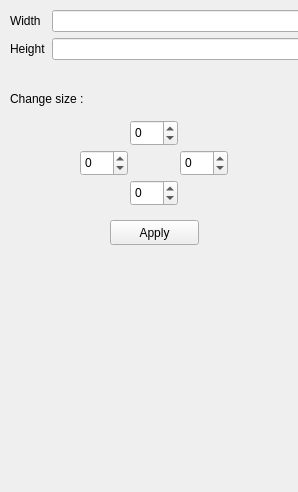
<?xml version="1.0" encoding="UTF-8"?>
<ui version="4.0">
 <class>MapPropsComponent</class>
 <widget class="QWidget" name="MapPropsComponent">
  <property name="geometry">
   <rect>
    <x>0</x>
    <y>0</y>
    <width>298</width>
    <height>492</height>
   </rect>
  </property>
  <property name="windowTitle">
   <string>Form</string>
  </property>
  <widget class="QSpinBox" name="spinBoxMapSizeBottom">
   <property name="geometry">
    <rect>
     <x>130</x>
     <y>180</y>
     <width>48</width>
     <height>26</height>
    </rect>
   </property>
   <property name="minimum">
    <number>-100</number>
   </property>
   <property name="maximum">
    <number>100</number>
   </property>
  </widget>
  <widget class="QPushButton" name="pushButtonApplySizeChange">
   <property name="geometry">
    <rect>
     <x>110</x>
     <y>220</y>
     <width>89</width>
     <height>25</height>
    </rect>
   </property>
   <property name="text">
    <string>Apply</string>
   </property>
  </widget>
  <widget class="QSpinBox" name="spinBoxMapSizeTop">
   <property name="geometry">
    <rect>
     <x>130</x>
     <y>120</y>
     <width>48</width>
     <height>26</height>
    </rect>
   </property>
   <property name="minimum">
    <number>-100</number>
   </property>
   <property name="maximum">
    <number>100</number>
   </property>
  </widget>
  <widget class="QLabel" name="label_9">
   <property name="geometry">
    <rect>
     <x>10</x>
     <y>90</y>
     <width>101</width>
     <height>17</height>
    </rect>
   </property>
   <property name="text">
    <string>Change size :</string>
   </property>
  </widget>
  <widget class="QSpinBox" name="spinBoxMapSizeLeft">
   <property name="geometry">
    <rect>
     <x>80</x>
     <y>150</y>
     <width>48</width>
     <height>26</height>
    </rect>
   </property>
   <property name="minimum">
    <number>-100</number>
   </property>
   <property name="maximum">
    <number>100</number>
   </property>
  </widget>
  <widget class="QWidget" name="formLayoutWidget">
   <property name="geometry">
    <rect>
     <x>10</x>
     <y>10</y>
     <width>301</width>
     <height>80</height>
    </rect>
   </property>
   <layout class="QFormLayout" name="formLayout">
    <item row="0" column="0">
     <widget class="QLabel" name="label">
      <property name="text">
       <string>Width</string>
      </property>
     </widget>
    </item>
    <item row="0" column="1">
     <widget class="QLineEdit" name="lineEditMapWidth">
      <property name="sizePolicy">
       <sizepolicy hsizetype="Preferred" vsizetype="Fixed">
        <horstretch>0</horstretch>
        <verstretch>0</verstretch>
       </sizepolicy>
      </property>
      <property name="readOnly">
       <bool>true</bool>
      </property>
     </widget>
    </item>
    <item row="1" column="0">
     <widget class="QLabel" name="label_2">
      <property name="text">
       <string>Height</string>
      </property>
     </widget>
    </item>
    <item row="1" column="1">
     <widget class="QLineEdit" name="lineEditMapHeight">
      <property name="sizePolicy">
       <sizepolicy hsizetype="Preferred" vsizetype="Fixed">
        <horstretch>0</horstretch>
        <verstretch>0</verstretch>
       </sizepolicy>
      </property>
      <property name="readOnly">
       <bool>true</bool>
      </property>
     </widget>
    </item>
   </layout>
  </widget>
  <widget class="QSpinBox" name="spinBoxMapSizeRight">
   <property name="geometry">
    <rect>
     <x>180</x>
     <y>150</y>
     <width>48</width>
     <height>26</height>
    </rect>
   </property>
   <property name="minimum">
    <number>-100</number>
   </property>
   <property name="maximum">
    <number>100</number>
   </property>
  </widget>
 </widget>
 <resources/>
 <connections/>
</ui>
